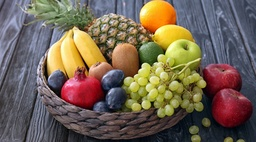
#> input picture fruits.jpg, 256 x 142 px, shrunk from 900 x 500 before the run
$ python 'Image Segmentation Task.py'
#> lines starting #> are read from the running program, lines starting #| are printed output that depends on the picture
#!/usr/bin/env python
# coding: utf-8

# In[1]:


from sklearn.datasets import fetch_kddcup99
from sklearn.cluster import kmeans_plusplus
from sklearn.cluster import KMeans
from sklearn.preprocessing import StandardScaler
from scipy.spatial.distance import cdist
import sys
sys.path.append(r'C:\Users\aggar\New folder')

import wkpp as wkpp
import numpy as np

import random
import warnings
warnings.filterwarnings("ignore")


# In[2]:


import cv2
imag = cv2.imread('fruits.jpg')
#> imag is the input picture: shape (142, 256, 3); mean B, G, R 83.8, 99.8, 114
imag.shape
m = imag.shape[0]
#> m = 142
n = imag.shape[1]
#> n = 256
weight = np.ones((m,n))*1/(m*n)
k=17


# In[3]:


def d(x,B):
    min_dist = 1e+20
    B_close = -1
    for i in range(len(B)):
        dist = dist = np.linalg.norm(x-B[i])
        if(dist<min_dist):
            min_dist = dist
            B_close = i
    return dist,B_close


# In[4]:


def D2(data, k):
#> called with k = 17
    flattened_data = data.reshape(-1, data.shape[-1])
    centroids = []
    centroids.append(flattened_data[np.random.randint(flattened_data.shape[0])])
    for i in range(1, k):
        distances = cdist(flattened_data, np.array(centroids))
        min_distances = np.min(distances, axis=1)
        probabilities = min_distances ** 2 / np.sum(min_distances ** 2)
        new_centroid_index = np.random.choice(flattened_data.shape[0], p=probabilities)
        centroids.append(flattened_data[new_centroid_index])
#> this loop made 16 passes
#> new_centroid_index on passes 1 to 12: 24050, 25170, 25414, 26383, 17820, 12800, 12213, 2199, 11077, 18136, 29827, 18270
#> after the loop, centroids = [[12, 114, 233], [61, 47, 58], [28, 14, 145], [120, 90, 209], [98, 88, 88], [165, 222, 223], [179, 154, 150], [62, 176, 162], [62, 212, 248], [119, 216, 254], [90, 76, 154], [68, 74, 93], [114, 145, 196], [8, 16, 15], [0, 44, 41], [93, 176, 207], [55, 34, 191]]

    return np.array(centroids)
centroids = D2(imag, k)
#> centroids = 17 rows, first 8: [12, 114, 233], [61, 47, 58], [28, 14, 145], [120, 90, 209], [98, 88, 88], [165, 222, 223], [179, 154, 150], [62, 176, 162]


# In[5]:


def Sampling(data, k, centers, Sample_size):
#> called with k = 17, centers = array of shape (17, 3), Sample_size = 100
    m = data.shape[0]
#> m = 142
    n = data.shape[1]
#> n = 256
    alpha = 16 * (np.log(k) + 2)
    cluster = np.zeros((m, n))
    d_sum = 0
    d_f = np.zeros((m, n, 2))
    B_i = np.zeros((len(centers), 2))
#> B_i = 17 rows, first 8: [0, 0], [0, 0], [0, 0], [0, 0], [0, 0], [0, 0], [0, 0], [0, 0]

    for i in range(m):
        for j in range(n):
            d_f[i][j] = d(data[i][j], centers)
            cluster[i][j] = d_f[i][j][1]
            d_sum += d_f[i][j][0]
            B_i[int(d_f[i][j][1])][1] += 1
            B_i[int(d_f[i][j][1])][0] += d_f[i][j][0]
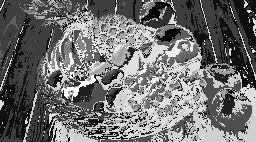
#> cluster: shape (142, 256) float64; min 0, max 16, mean 7.01; drawn with min black and max white

    c_phi = d_sum / (m * n)
    S = np.zeros((m, n))
    pr = np.zeros((m, n))
    sum_S = 0

    for i in range(m):
        for j in range(n):
            S[i][j] = alpha * d_f[i][j][0] / c_phi + 2 * alpha * B_i[int(cluster[i][j])][0] / (
                    B_i[int(cluster[i][j])][1] * c_phi) + 4 * m * n / B_i[int(cluster[i][j])][1]
            sum_S += S[i][j]
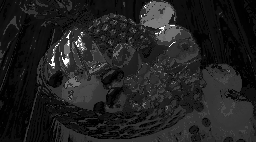
#> S: shape (142, 256) float64; min 169.8, max 1166.7, mean 300; drawn with min black and max white

    for i in range(m):
        for j in range(n):
            pr[i][j] = S[i][j] / sum_S

    index_set = np.ones((m * n, 2))
    for i in range(m * n):
        index_set[i, 0] = i
        index_set[i, 1] = pr[i // n][i % n]

    C_index = np.random.choice(index_set[:, 0], p=index_set[:, 1], size=int(Sample_size) + 1)
    coreset = np.zeros((int(Sample_size) + 1, 3))
    weight = np.zeros((int(Sample_size) + 1))

    for i in range(int(Sample_size + 1)):
        coreset[i] = np.array(data[int(C_index[i] // n)][int(C_index[i] % n)])
        weight[i] = 1 / (Sample_size * pr[int(C_index[i] // n)][int(C_index[i] % n)] + 1e-8)

    return coreset, weight


# In[6]:


coreset, weight = Sampling(imag,k,centroids,100)


# In[7]:


from PIL import Image
imag = np.copy(imag)
kmeans = KMeans(n_clusters=k,  init='k-means++', max_iter=10).fit(coreset,sample_weight=weight)
centers = kmeans.cluster_centers_
centers = np.array(centers)
for i in range(m):
    for j in range(n):
        d_f = d(imag[i][j],centers)
        imag[i][j] = centers[int(d_f[1])]
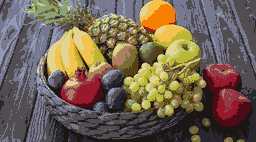
#> imag: shape (142, 256, 3); mean B, G, R 82.1, 99, 114.2


data12 =  Image.fromarray((imag * 255).astype(np.uint8))
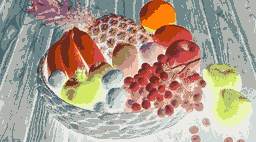
#> data12: PIL image 256x142 RGB; mean R, G, B 173.9, 157, 141.8
data12.save("Segmented_Orignal.png")


# In[8]:


imag.shape


# In[9]:


centers.shape


# In[10]:


coreset.shape


# In[11]:


for i in range (coreset.shape[0]):
    d_f=d(coreset[i],centers)
    coreset[i]=centers[int(d_f[1])]

data12 =  Image.fromarray((imag * 255).astype(np.uint8))
data12.save("Segmented_Coreset.png")


# In[ ]:
